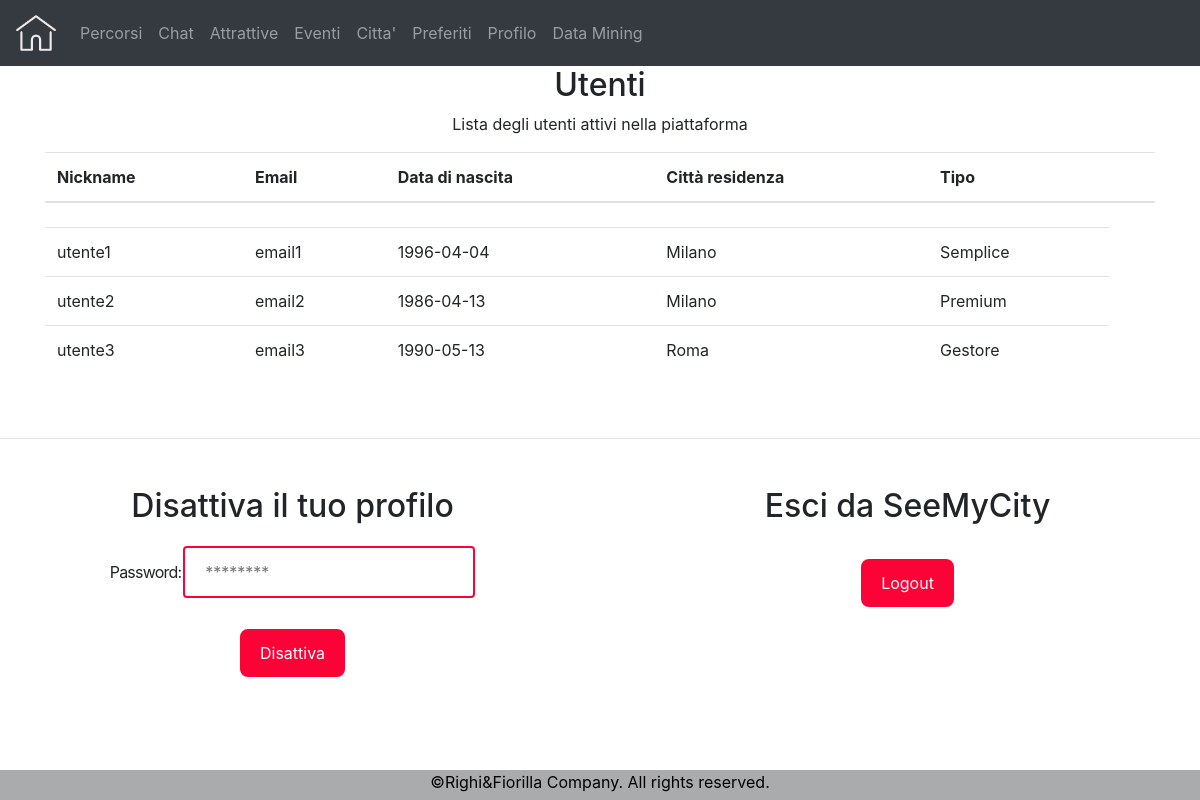
Screenshot of /seemycity/profilo.php with the database file from the repository.
### tables this page shows
create table Utente (
	Nickname varchar(50) primary key,
	Email varchar(200) not null,
	Password varchar(200) not null,
	dataNascita date,
	CittaResidenza varchar(30) references Citta(nome) on update cascade on delete cascade, 
	Tipo ENUM("Premium", "Semplice", "Gestore"),
	Stato int DEFAULT 1
);

### seemycity/connection.php (called while the page is built)
<?php
class Connection
{
	public function dbConnect(){
		try {
      		$pdo=new PDO('mysql:host=localhost;dbname=seemycity','root', '');
      		$pdo->setAttribute(PDO::ATTR_ERRMODE, PDO::ERRMODE_EXCEPTION);
   		}
   		catch(PDOException $e) {
      		echo("[ERRORE] Connessione al DB non riuscita. Errore: ".$e->getMessage());
      		exit();
   		}
		return $pdo;
	}
}
?>

### seemycity/user.php (called while the page is built, shortened)
<?php
include_once('connection.php');
class User
{
	private $db;
	public function __construct(){
		$this -> db = new Connection();
		$this -> db = $this -> db -> dbConnect();
	}
	public function displayListaUtentiIndex(){
		try{
			$sql = "SELECT * FROM Utente WHERE Stato = 1";
			$res=$this -> db ->query($sql);
		}catch(PDOException $e) {
    		return("[ERRORE] Query SQL non riuscita. Errore: ".$e->getMessage());
  		}
  		$arr = array();
  		$i = 0;
  		foreach ($res as $row) {
        	$arr[$i][] = $row['Nickname'];
        	$arr[$i][] = $row['Email'];
        	$arr[$i][] = $row['dataNascita'];
        	$arr[$i][] = $row['CittaResidenza'];
        	$arr[$i][] = $row['Tipo'];
        	$i++;
  		}
  		return $arr;
	}
}
?>

### seemycity/profilo.php (the view, shortened to what this page needs)
<?php
 include_once('user.php');
 $object = new User();
 $res = $object -> displayListaUtentiIndex();
 ?>
 <!DOCTYPE html>
<html>
<head>
	<link rel="stylesheet" href="css/profilo.css" type="text/css" />
	<link rel="stylesheet" href="css/footer.css" type="text/css" />
	<link rel="stylesheet" href="https://cdnjs.cloudflare.com/ajax/libs/font-awesome/4.7.0/css/font-awesome.min.css">
    <link rel="stylesheet" href="https://maxcdn.bootstrapcdn.com/bootstrap/4.0.0/css/bootstrap.min.css">
</head>
<body>
<?php
	include('menu.php');
?>
<div class="content">
	<div class="row">
		<div class="container" align="center">
		  <h2 align="center">Utenti</h2>
		  <p align="center">Lista degli utenti attivi nella piattaforma</p>
		  <table class="table table-condensed" id="myTable">
		    <thead>
		      <tr>
		        <th>Nickname</th>
		        <th>Email</th>
		        <th>Data di nascita</th>
		        <th>Città residenza</th>
		        <th>Tipo<th>
		      </tr>
		    </thead>
		    <tbody>
		      <?php for ($row = 0; $row < count($res); $row++) { ?>
			    <tr style="cursor:hand">
			      <?php for ($col = 0; $col < count($res[$row]); $col++) { ?>
			        <td><?php echo " ".$res[$row][$col]." "; ?></td>
			      <?php } ?>
			    </tr>
			  <?php } ?>
		    </tbody>
		  </table>
		</div>
	</div>
    <hr class="featurette-divider">
	<div class="row featurette">
	  <div class="col-sm-6" align="center">
      	<div class="container" align="center">
      	 <h2 align="center">Disattiva il tuo profilo</h2>
		 <form method="post" action="profilo.php"">
		 <table align="center">
		   <tr>
			<td> <b class="ex1"> Password:   </b></td>
			<td><input type="password" name="passwordDisattiva" placeholder="********" required /></td>
		   </tr>
		  </table>
		  <button type="submit" name="eliminaUtente">Disattiva</button>
		 </form>
      	</div>
      </div>
      <div class="col-sm-6" align="center">
      	<div class="container" align="center">
      	 <h2 align="center">Esci da SeeMyCity</h2>
		 <form method="post" action="profilo.php"">
		  <button type="submit" name="logoutUtente">Logout</button>
		 </form>
      	</div>
      </div>
    </div>
<?php
	include('footer.php');
?>
</div>

### seemycity/menu.php (shortened to what this page needs)
<!DOCTYPE html PUBLIC "-//W3C//DTD HTML 4.01//EN" "http://www.w3.org/TR/html4/strict.dtd">
<html>
<head>
    <link rel="stylesheet" href="https://maxcdn.bootstrapcdn.com/bootstrap/4.0.0/css/bootstrap.min.css">
	<link rel="stylesheet" href="https://cdnjs.cloudflare.com/ajax/libs/font-awesome/4.7.0/css/font-awesome.min.css">
</head>
<body>
  <nav class="navbar navbar-expand-sm bg-dark navbar-dark">
	  <a class="navbar-brand" href="home.php">
	    <img src="img/home.png" alt="logo" style="width:40px;">
	  </a>
	  <ul class="navbar-nav">
	    <li class="nav-item">
	      <a class="nav-link" href="percorsi.php">Percorsi</a>
	    </li>
	    <li class="nav-item">
	      <a class="nav-link" href="chat.php">Chat</a>
	    </li>
	    <li class="nav-item">
	      <a class="nav-link" href="attrattive.php">Attrattive</a>
	    </li>
	    <li class="nav-item">
	      <a class="nav-link" href="eventi.php">Eventi</a>
	    </li>
	    <li class="nav-item">
	      <a class="nav-link" href="lista_citta.php">Citta'</a>
	    </li>
	    <li class="nav-item">
	      <a class="nav-link" href="preferiti.php">Preferiti</a>
	    </li>
	    <li class="nav-item">
	      <a class="nav-link" href="profilo.php">Profilo</a>
	    </li>
	    <li class="nav-item">
	      <a class="nav-link" href="dataMining.php">Data Mining</a>
	    </li>
	  </ul>
   </nav>
</body>
</html>

### seemycity/footer.php (shortened to what this page needs)
<!DOCTYPE html PUBLIC "-//W3C//DTD HTML 4.01//EN" "http://www.w3.org/TR/html4/strict.dtd">
<html>
<head>
    <link rel="stylesheet" href="https://maxcdn.bootstrapcdn.com/bootstrap/4.0.0/css/bootstrap.min.css">
	<link rel="stylesheet" href="https://cdnjs.cloudflare.com/ajax/libs/font-awesome/4.7.0/css/font-awesome.min.css">
</head>
<body>
  <div class = "footer" >
	<p>&copy;Righi&amp;Fiorilla Company. All rights reserved.</p>
 </div>
</body>
</html>

### seemycity/css/profilo.css (style rules this page uses)
b.ex1 { margin-top: 25px; font-weight: 400; line-height: 2; letter-spacing: -.05rem; }
form { padding: 3px; }
input[type=password] { width: 100%; padding: 12px 20px; margin: 8px 0; box-sizing: border-box; border: 2px solid #FB0337FF; border-radius: 4px; }
button[type=submit] { width: auto; padding: 12px 20px; margin: 20px 0; box-sizing: border-box; border: 2px solid; border-radius: 10px; background-color: #FB0337FF; color: white; }
.featurette-divider { margin: 3rem 0; }

### seemycity/css/footer.css (style rules this page uses)
.footer { background-image: url("../img/footer.png"); position: fixed; z-index: 3; left: 0px; bottom: 0px; height: 30px; width: 100%; color : black; text-align: center; padding-bottom: 20px; font-size: 12pt; }

### rows the page displays
utente: Nickname "utente1", Email "email1", dataNascita "1996-04-04", CittaResidenza "Milano", Tipo "Semplice"
utente: Nickname "utente2", Email "email2", dataNascita "1986-04-13", CittaResidenza "Milano", Tipo "Premium"
utente: Nickname "utente3", Email "email3", dataNascita "1990-05-13", CittaResidenza "Roma", Tipo "Gestore"
